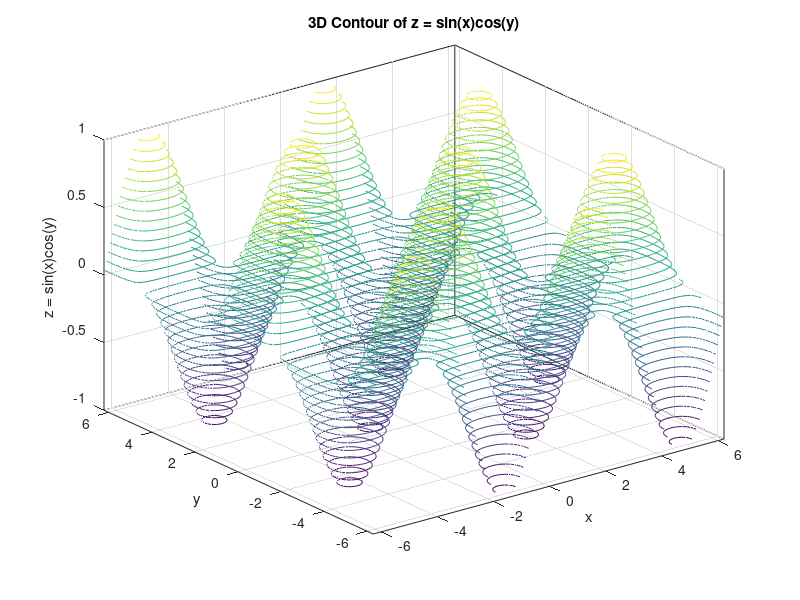

Source code (MATLAB):
% Q.Plot a 3d contour of z = sin x * cos y
%   for -2pi <= x  and y >= 2pi


[x,y] = meshgrid(-2*pi:0.1:2*pi,-2*pi:0.1:2*pi );

z = sin(x) .* cos(y);


figure;
contour3(x,y,z,30);
xlabel('x');
ylabel('y');
zlabel('z = sin(x)cos(y)');
title('3D Contour of z = sin(x)cos(y)');
grid on;

